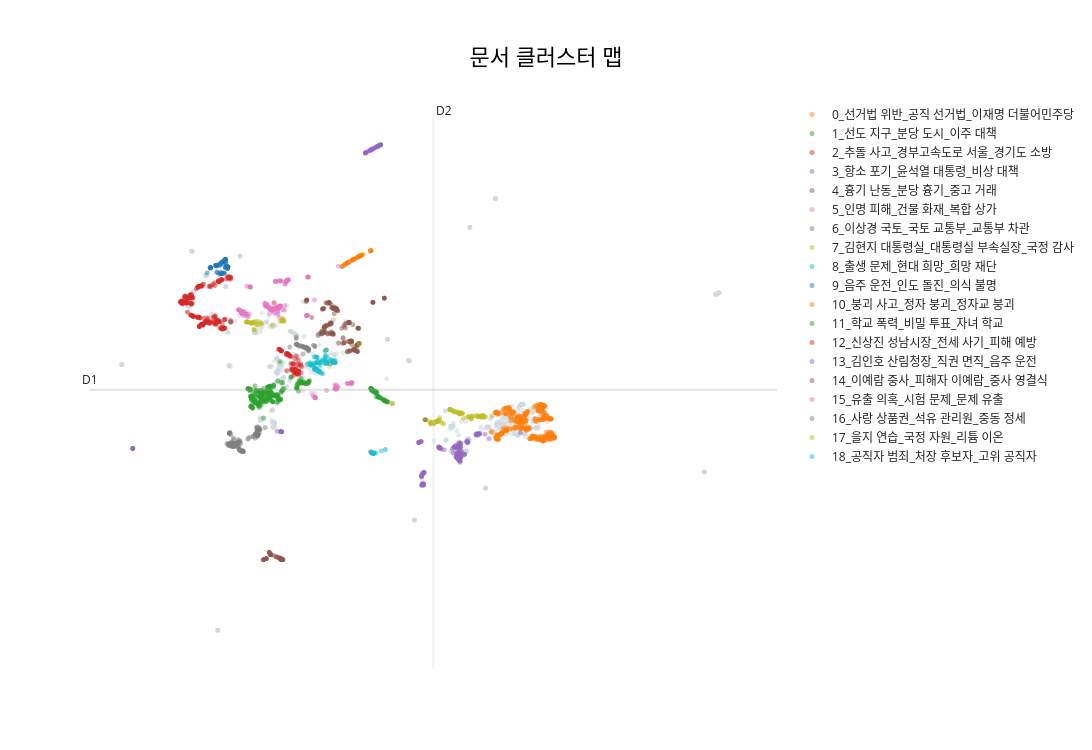

Notebook cell for this chart:
### Code cell
# [시각화 2] 문서 클러스터 맵 — 실제 기사들이 2D 공간에서 어떻게 군집되었는지
# 색상이 같은 점들이 같은 토픽으로 분류된 기사들
# 점들이 명확히 분리되어 있을수록 토픽 분류가 잘 된 것
fig = topic_model.visualize_documents(
    docs_tokenized,
    title="문서 클러스터 맵",
    hide_annotations=True,   # 토픽 레이블 숨김 (점이 너무 많아 가독성 저하 방지)
)
fig.show()
